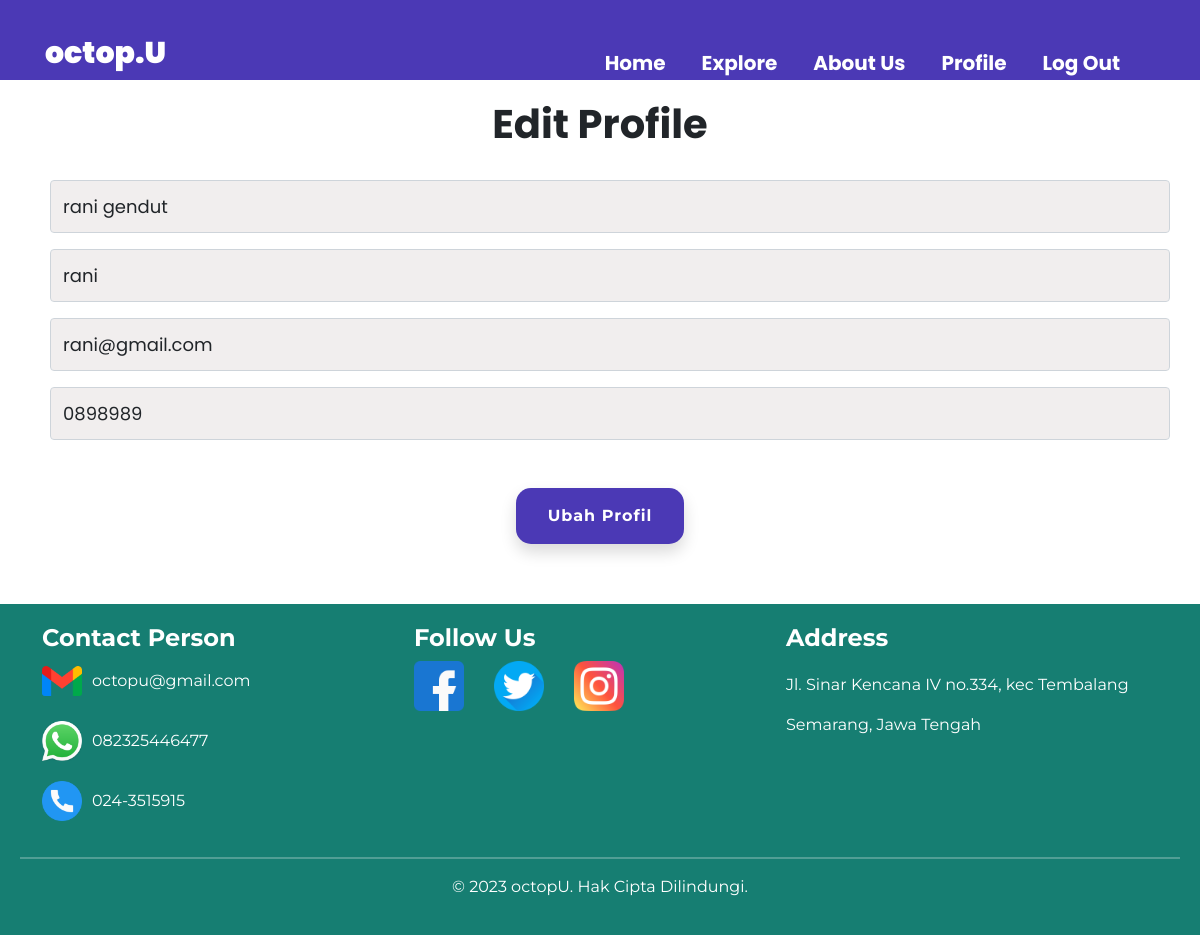
The page /octopuKons/editprofile.php (signed in) on the database its author committed.
### tables this page shows
CREATE TABLE `tb_konsumen` (
  `kons_id` int(11) NOT NULL,
  `kons_nama` varchar(50) NOT NULL,
  `kons_username` varchar(20) NOT NULL,
  `kons_mail` varchar(20) NOT NULL,
  `kons_telp` varchar(20) NOT NULL,
  `kons_password` varchar(10) NOT NULL
);

### octopuKons/editprofile.php (the view, shortened to what this page needs)
<?php
  include 'connect1.php';
   $query = mysqli_query($connection, "SELECT * FROM tb_konsumen WHERE kons_id = '".$_SESSION['id']."' ");
    $d = mysqli_fetch_object($query);
?>
<!DOCTYPE html>
<html lang="en">
<head>
    <link href="https://cdn.jsdelivr.net/npm/bootstrap@5.1.3/dist/css/bootstrap.min.css" rel="stylesheet"
>
    <link rel="stylesheet" href="editprofile.css" />
</head>
<body>
    <div class="main">
        <div class="navbar">
            <div class=" logo" style="margin-bottom: 50px;">
                <a href=" index.html"><b>octop.U</b></a>
            </div>
            <ul class="menu">
                <li><a href="index.html">Home</a></li>
                <li class="dropdown">
                    <a href="#" class="dropbtn">Explore</a>
                </li>
                <li><a href="index.html">About Us</a></li>
                <li><a href="editprofile.php">Profile</a></li>
                <li><a href="logout.php">Log Out</a></li>
            </ul>
        </div>
        <div class="content">
            <div class="editprofile" style="text-align: center; margin-top: 20px;">
                <h1 class="editprofile" style="font-weight: bold; margin-top: 50px;">Edit Profile</h1>
            </div>
            <br>
             <form action="" method="POST">
            <div class="mb-3" style="margin-left: 20px;">
                <input type="username" class="form-control rounder-lg" id="txtUsername" name="user" placeholder="Username" value="<?php echo $d->kons_username ?>" required>
            </div>
            <div class="mb-3" style="margin-left: 20px;">
                <input type="username" class="form-control rounder-lg" id="txtUsername" name="nama" placeholder="Nama Lengkap" value="<?php echo $d->kons_nama ?>" required>
            </div>
            <div class="mb-3" style="margin-left: 20px;">
                <input type="email" name="mail" class="form-control rounder-lg" id="txtEmail" placeholder="Email" value="<?php echo $d->kons_mail ?>" required>
            </div>
            <div class="mb-3" style="margin-left: 20px;">
                <input type="noHP"  name="nohp" class="form-control rounder-lg" id="txtNoHP" placeholder="No. Handphone" value="<?php echo $d->kons_telp ?>" required>
            </div>
            </div>
            <div class="tombol mt-5 d-flex justify-content-center">
                <input type="submit" name="submit" value="Ubah Profil" class="button medium2 shadow mr-3">
            </div>
        </div>
    <footer>
        <div class="container">
            <div class="contact-info">
                <h3 class="conperson">Contact Person</h3>
                <div class="gmail">
                    <img src="image/gmail.png" alt="" width="40px" style="margin-right: 10px;">
                    octopu@gmail.com
                </div>
                <div class="whatsapp">
                    <img src="image/whatsapp.png" alt="" width="40px" style="margin-right: 10px;"> 082325446477
                </div>
                <div class="phone">
                    <img src="image/call.png" alt="" width="40px" style="margin-right: 10px;"> 024-3515915
                </div>
            </div>
            <div class="social-media">
                <h3 class="followus">Follow Us</h3>
                <ul>
                    <li><a href="#"><img src="image/facebook.png" alt="Facebook"></a></li>
                    <li><a href="#"><img src="image/twiter.png" alt="Twitter"></a></li>
                    <li><a href="#"><img src="image/instagram.png" alt="Instagram"></a></li>
                </ul>
            </div>
            <div class="address">
                <h3 class="address">Address</h3>
                <p> Jl. Sinar Kencana IV no.334, kec Tembalang</p>
                <p>Semarang, Jawa Tengah</p>
            </div>
        </div>
        <div class="copyright" style="text-align: center;">
            <hr class="hr-copyright">
            <p>&copy; 2023 octopU. Hak Cipta Dilindungi.</p>
        </div>
    </footer>
</body>
</html>

### octopuKons/editprofile.css (style rules this page uses)
body { margin: 0; padding: 0; font-family: 'Poppins', sans-serif; }
.main { margin: 30px; }
a { text-decoration: none; }
.navbar { position: fixed; top: 0; left: 0; width: 100%; height: 80px; background-color: #4b39b5; display: flex; align-items: center; justify-content: space-between; padding: 10px 20px; z-index: 999; }
.menu li { font-weight: bold; font-size: 20px; }
ul.menu li a { display: block; color: white; padding: 8px 16px; text-decoration: none; }
.logo b { height: 40px; font-size: 30px; font-weight: 900; font-family: 'Poppins', sans-serif; color: white; margin-left: 25px; margin-top: 10px; margin-bottom: 20px; align-items: center; justify-content: center; }
.menu { list-style: none; display: flex; align-items: center; margin-right: 20px; margin-top: 10px; margin-bottom: 20px; align-items: center; justify-content: center; }
.menu li { margin-right: 4px; margin-bottom: 20px; }
.menu li a { text-decoration: none; color: white; font-weight: bold; }
.navbar .menu { padding: 20px; }
.content { margin-left: auto; margin-right: auto; margin-top: 100px; justify-content: center; align-items: center; }
.form-control { background-color: rgb(241, 238, 238); font-size: 18px; padding: 12px; }
.editprofile h1 { margin-top: 30px; }
.button { background-color: #4b39b5; border: none; color: white; padding: 16px 32px; text-align: center; font-family: 'Montserrat', sans-serif; letter-spacing: 1px; text-decoration: none; font-size: 16px; transition: 0.5s; margin-bottom: 30px; border-radius: 15px; font-weight: bold; }
footer { background-color: #167E72; padding: 20px; font-family: 'Montserrat', sans-serif; color: white; }
.container { display: flex; flex-wrap: wrap; justify-content: space-between; }
.container h3 { font-size: 24px; font-weight: bold; }
.contact-info, .social-media, .address { flex: 1 1 300px; margin-bottom: 20px; }
.contact-info h3, .social-media h3, .address h3 { margin-top: 0; }
.social-media ul { list-style: none; padding: 0; display: flex; }
.social-media ul li { margin-right: 30px; }
.social-media ul li img { height: 50px; }
.whatsapp { margin-top: 20px; margin-right: 10px; }
.phone { margin-top: 20px; margin-right: 10px; }
.gmail { display: flex; align-items: center; }
.gmail img { margin-right: 20px; }
.whatsapp { display: flex; align-items: center; }
.whatsapp img { margin-right: 20px; }
.phone { display: flex; align-items: center; }
.phone img { margin-right: 20px; }
.hr-copyright { border: 1px solid white; }

### rows shown on the page
tb_konsumen: user "rani gendut", nama "rani", mail "rani@gmail.com", nohp "0898989"
